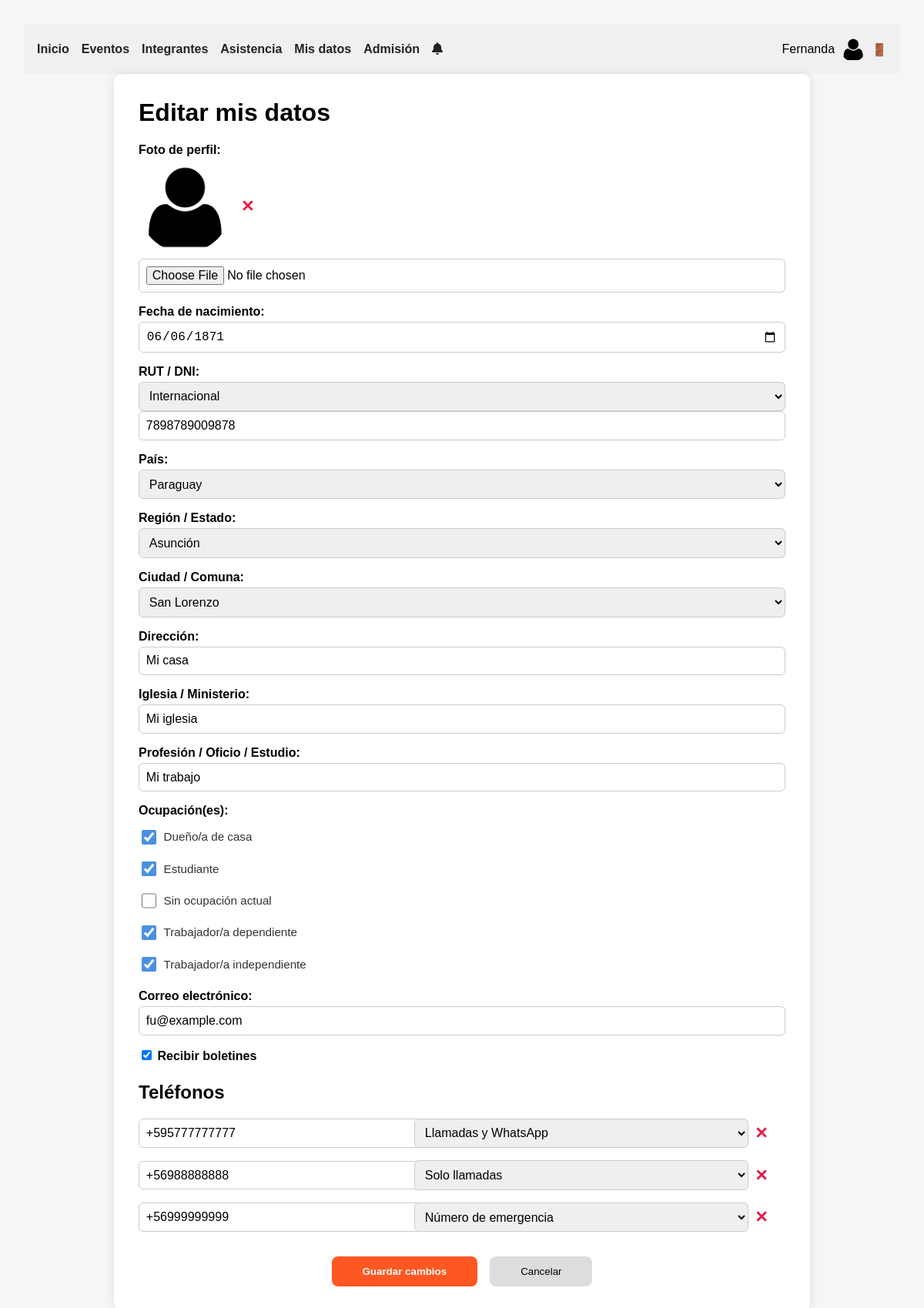
Screenshot of /editar_mis_datos.php (signed in) with the database file from the repository.
### tables this page shows
CREATE TABLE `usuarios` (
  `id_usuario` int(11) NOT NULL,
  `nombres` varchar(60) NOT NULL,
  `apellido_paterno` varchar(30) NOT NULL,
  `apellido_materno` varchar(30) DEFAULT NULL,
  `foto_perfil` varchar(255) DEFAULT NULL,
  `fecha_nacimiento` date DEFAULT NULL,
  `rut_dni` varchar(13) NOT NULL,
  `id_pais` int(11) NOT NULL,
  `id_region_estado` int(11) DEFAULT NULL,
  `id_ciudad_comuna` int(11) DEFAULT NULL,
  `direccion` varchar(255) DEFAULT NULL,
  `iglesia_ministerio` varchar(255) DEFAULT NULL,
  `profesion_oficio_estudio` varchar(255) DEFAULT NULL,
  `password` varchar(255) DEFAULT NULL,
  `fecha_registro` date NOT NULL,
  `ultima_actualizacion` timestamp NULL DEFAULT NULL
);

CREATE TABLE `paises` (
  `id_pais` int(11) NOT NULL,
  `nombre_pais` varchar(100) NOT NULL
);

CREATE TABLE `region_estado` (
  `id_region_estado` int(11) NOT NULL,
  `nombre_region_estado` varchar(100) NOT NULL,
  `id_pais` int(11) DEFAULT NULL
);

CREATE TABLE `ciudad_comuna` (
  `id_ciudad_comuna` int(11) NOT NULL,
  `nombre_ciudad_comuna` varchar(100) NOT NULL,
  `id_region_estado` int(11) DEFAULT NULL
);

CREATE TABLE `ocupaciones` (
  `id_ocupacion` int(11) NOT NULL,
  `nombre` varchar(50) NOT NULL
);

CREATE TABLE `correos_electronicos` (
  `correo_electronico` varchar(320) NOT NULL,
  `id_usuario` int(11) NOT NULL,
  `boletin` tinyint(1) DEFAULT 1,
  `verified` tinyint(1) NOT NULL DEFAULT 0,
  `verify_token` varchar(64) DEFAULT NULL,
  `token_expires` datetime DEFAULT NULL
);

CREATE TABLE `telefonos` (
  `id_usuario` int(11) NOT NULL,
  `telefono` varchar(16) NOT NULL,
  `es_principal` tinyint(1) DEFAULT NULL,
  `id_descripcion_telefono` int(11) DEFAULT NULL
);

CREATE TABLE `descripcion_telefonos` (
  `id_descripcion_telefono` int(11) NOT NULL,
  `nombre_descripcion_telefono` varchar(50) DEFAULT NULL
);

### editar_mis_datos.php (the view, shortened to what this page needs)
<?php
require 'conexion.php';
$id_usuario = $_SESSION['id_usuario'];
$stmt = $pdo->prepare("
  SELECT nombres, foto_perfil
    FROM usuarios
   WHERE id_usuario = :id
");
$stmt->execute(['id' => $id_usuario]);
$navUser = $stmt->fetch(PDO::FETCH_ASSOC);
$stmt = $pdo->prepare("SELECT * FROM usuarios WHERE id_usuario = :id");
$stmt->execute(['id' => $id_usuario]);
$user = $stmt->fetch(PDO::FETCH_ASSOC);
$descList = $pdo->query("
  SELECT id_descripcion_telefono AS clave, nombre_descripcion_telefono AS nombre
    FROM descripcion_telefonos
   ORDER BY nombre_descripcion_telefono
")->fetchAll(PDO::FETCH_ASSOC);
$telRows = $pdo->prepare("
  SELECT telefono, id_descripcion_telefono AS tipo_telefono
    FROM telefonos
   WHERE id_usuario = :id
   ORDER BY es_principal DESC
   LIMIT 3
");
$telRows->execute(['id' => $id_usuario]);
$telefonos = $telRows->fetchAll(PDO::FETCH_ASSOC);
$stmt = $pdo->prepare("
  SELECT correo_electronico AS correo, boletin
    FROM correos_electronicos
   WHERE id_usuario = :id
   LIMIT 1
");
$stmt->execute(['id' => $id_usuario]);
$emailData = $stmt->fetch(PDO::FETCH_ASSOC);
$ocupList = $pdo->query("
  SELECT id_ocupacion, nombre
    FROM ocupaciones
")->fetchAll(PDO::FETCH_ASSOC);
$stmt = $pdo->prepare("
  SELECT id_ocupacion
    FROM usuarios_ocupaciones
   WHERE id_usuario = :id
");
$stmt->execute(['id' => $id_usuario]);
$userOcupIds = array_column($stmt->fetchAll(PDO::FETCH_ASSOC), 'id_ocupacion');
$paises = $pdo->query("
  SELECT id_pais, nombre_pais
    FROM paises
")->fetchAll(PDO::FETCH_ASSOC);
$regionesStmt = $pdo->prepare("
  SELECT id_region_estado, nombre_region_estado
    FROM region_estado
   WHERE id_pais = :p
");
$regionesStmt->execute(['p' => $user['id_pais']]);
$regionList = $regionesStmt->fetchAll(PDO::FETCH_ASSOC);
$ciudadesStmt = $pdo->prepare("
  SELECT id_ciudad_comuna, nombre_ciudad_comuna
    FROM ciudad_comuna
   WHERE id_region_estado = :r
");
$ciudadesStmt->execute(['r' => $user['id_region_estado']]);
$ciudadList = $ciudadesStmt->fetchAll(PDO::FETCH_ASSOC);
$defaultVersion = filemtime(__DIR__ . '/uploads/fotos/default.png');
?>
<!DOCTYPE html>
<html lang="es">
<head>
  <link rel="stylesheet" href="styles/main.css">
  <link rel="stylesheet"
        href="https://cdnjs.cloudflare.com/ajax/libs/font-awesome/6.4.0/css/all.min.css">
  <link rel="stylesheet"
        href="https://cdnjs.cloudflare.com/ajax/libs/intl-tel-input/17.0.8/css/intlTelInput.min.css">
</head>
<body>
  <nav>
    <div class="menu">
      <a href="home.php">Inicio</a>
      <a href="eventos.php">Eventos</a>
      <a href="integrantes.php">Integrantes</a>
      <a href="asistencia.php">Asistencia</a>
      <a href="ver_mis_datos.php">Mis datos</a>
      <a href="admision.php">Admisión</a>
      <a href="#"><i class="fas fa-bell"></i></a>
    </div>
    <div class="perfil">
      <span id="nombre-usuario"><?=htmlspecialchars($navUser['nombres'])?></span>
      <img id="foto-perfil-nav"
          src="<?=htmlspecialchars($navUser['foto_perfil']?:'uploads/fotos/default.png')?>?v=<?= $defaultVersion ?>"
          alt="Foto de <?=htmlspecialchars($navUser['nombres'])?>">
      <a href="#" id="logout" title="Cerrar sesión">🚪</a>
    </div>
  </nav>
  <div class="container">
    <h1>Editar mis datos</h1>
    <form id="form-editar" novalidate enctype="multipart/form-data">
      <div class="grupo">
        <label>Foto de perfil:</label>
        <div class="foto-wrapper">
          <img id="foto_perfil"
              src="<?=htmlspecialchars($user['foto_perfil'] ?: 'uploads/fotos/default.png')?>?v=<?= $defaultVersion ?>"
              alt="Foto de perfil">
          <span id="eliminar_foto" class="delete-btn" title="Eliminar">✕</span>
        </div>
        <input type="file" id="nueva_foto" name="foto" accept="image/*">
      </div>
      <div class="grupo">
        <label for="fecha_nacimiento">Fecha de nacimiento:</label>
        <input type="date" id="fecha_nacimiento" name="fecha_nacimiento"
              max="<?= date('Y-m-d') ?>"
              value="<?= htmlspecialchars($user['fecha_nacimiento']) ?>">
      </div>
      <div class="grupo">
        <label for="rut_dni">RUT / DNI:</label>
        <select id="tipo_doc" name="tipo_doc">
          <option value="int" <?= $user['id_pais']!=1?'selected':'' ?>>Internacional</option>
        </select>
        <input type="text" id="rut_dni" name="rut_dni"
              value="<?= htmlspecialchars($user['rut_dni']) ?>"
              placeholder="Solo números">
      </div>
      <div class="grupo">
        <label for="pais">País:</label>
        <select id="pais" name="id_pais">
          <?php foreach($paises as $p): ?>
            <option value="<?= $p['id_pais']?>"
              <?= $p['id_pais']==$user['id_pais']?'selected':''?>>
              <?= htmlspecialchars($p['nombre_pais'])?>
            </option>
          <?php endforeach; ?>
        </select>
      </div>
      <div class="grupo">
        <label for="region">Región / Estado:</label>
        <select id="region" name="id_region_estado">
          <?php foreach($regionList as $r): ?>
            <option value="<?= $r['id_region_estado']?>"
              <?= $r['id_region_estado']==$user['id_region_estado']?'selected':''?>>
              <?= htmlspecialchars($r['nombre_region_estado'])?>
            </option>
          <?php endforeach; ?>
        </select>
      </div>
      <div class="grupo">
        <label for="ciudad">Ciudad / Comuna:</label>
        <select id="ciudad" name="id_ciudad_comuna">
          <?php foreach($ciudadList as $c): ?>
            <option value="<?= $c['id_ciudad_comuna']?>"
              <?= $c['id_ciudad_comuna']==$user['id_ciudad_comuna']?'selected':''?>>
              <?= htmlspecialchars($c['nombre_ciudad_comuna'])?>
            </option>
          <?php endforeach; ?>
        </select>
      </div>
      <div class="grupo">
        <label for="direccion">Dirección:</label>
        <input type="text" id="direccion" name="direccion"
              value="<?= htmlspecialchars($user['direccion']) ?>">
      </div>
      <div class="grupo">
        <label for="iglesia">Iglesia / Ministerio:</label>
        <input type="text" id="iglesia" name="iglesia_ministerio"
              value="<?= htmlspecialchars($user['iglesia_ministerio']) ?>">
      </div>
      <div class="grupo">
        <label for="profesion">Profesión / Oficio / Estudio:</label>
        <input type="text" id="profesion" name="profesion_oficio_estudio"
              value="<?= htmlspecialchars($user['profesion_oficio_estudio']) ?>">
      </div>
      <div class="grupo">
        <label>Ocupación(es):</label>
        <div id="ocupaciones-wrapper" class="ocups">
          <?php foreach($ocupList as $o): ?>
            <label>
              <input type="checkbox" name="id_ocupacion[]"
                    value="<?= $o['id_ocupacion'] ?>"
                <?= in_array($o['id_ocupacion'],$userOcupIds)?'checked':''?>>
              <span><?= htmlspecialchars($o['nombre']) ?></span>
            </label>
          <?php endforeach; ?>
        </div>
      </div>
      <div class="grupo">
        <label for="correo">Correo electrónico:</label>
        <input type="email" id="correo" name="correo"
              value="<?= htmlspecialchars($emailData['correo'] ?? '') ?>">
      </div>
      <div class="grupo">
        <label>
          <input type="checkbox" id="boletin" name="boletin"
            <?= !empty($emailData['boletin']) ? 'checked' : '' ?>>
          Recibir boletines
        </label>
      </div>
      <h2>Teléfonos</h2>
      <?php for($i=0; $i<3; $i++):
        $tel = $telefonos[$i]['telefono'] ?? '';
        $tp  = $telefonos[$i]['tipo_telefono'] ?? '';
      ?>
        <div class="grupo tel-row">
          <input
            type="tel"
            id="telefono_<?=($i+1)?>"
            name="telefono_<?=($i+1)?>"
            value="<?= htmlspecialchars($tel)?>"
            placeholder="Teléfono <?= $i?($i+1).'':'1 (principal)'?>"
          >
          <select
            id="tipo_telefono_<?=($i+1)?>"
            name="tipo_telefono_<?=($i+1)?>"
          >
            <?php foreach($descList as $d): ?>
              <option
                value="<?= $d['clave']?>"
                <?= $d['clave']==$tp?'selected':''?>
              >
                <?= htmlspecialchars($d['nombre'])?>
              </option>
            <?php endforeach; ?>
          </select>
          <span class="delete-btn delete-telefono" data-indice="<?=($i+1)?>">✕</span>
        </div>
      <?php endfor; ?>
      <div class="botones">
        <button type="submit" class="btn-primario">Guardar cambios</button>
        <a href="ver_mis_datos.php">
          <button type="button" class="btn-secundario">Cancelar</button>
        </a>
      </div>
    </form>
  </div>
</body>
</html>

### styles/main.css (style rules this page uses)
:root { --color-fondo: #fcf4ef; --color-header: #333; --color-texto: #fff; --color-enlace: #FF5733; --color-enlace-hover: #FF4500; --color-boton: #4CAF50; --color-boton-hover: #45a049; --color-titulo: #FF5733; --color-subtitulo: #FF4500; }
body { font-family: Arial, sans-serif; margin: 0; padding: 0; }

### editar_mis_datos.php (style rules this page uses)
nav { background:#f0f0f0;padding:1rem;display:flex;justify-content:space-between;align-items:center;flex-wrap:wrap }
nav .menu { display:flex;gap:1rem;flex-wrap:wrap }
nav a { text-decoration:none;color:#222;font-weight:bold }
.perfil { display:flex;align-items:center;gap:.5rem }
.perfil img { width:32px;height:32px;border-radius:50%;object-fit:cover }
body { font-family:sans-serif;margin:0;background:#f6f6f6;padding:2rem }
.container { max-width:840px;margin:auto;background:#fff;padding:2rem;border-radius:10px;box-shadow:0 0 12px rgba(0,0,0,.1) }
h1 { margin-top:0 }
.grupo { display:flex;flex-direction:column;margin-bottom:1rem }
.grupo label { font-weight:bold;margin-bottom:.25rem }
.grupo input,.grupo select { padding:.55rem;border:1px solid #ccc;border-radius:6px;font-size:1rem }
.foto-wrapper { display:flex;align-items:center;gap:.8rem;margin-bottom:.5rem }
.foto-wrapper img { width:120px;height:120px;border-radius:50%;object-fit:cover }
.delete-btn { cursor:pointer;color:#e11d48;font-weight:bold;font-size:1.3rem }
.ocups { display:grid;grid-template-columns:repeat(auto-fill,minmax(220px,1fr));gap:.3rem .8rem;margin-top:.3rem }
.ocups label { font-weight:normal;display:flex;align-items:center;gap:.4rem }
.tel-row { display:grid;grid-template-columns:350px 1fr 40px;gap:.5rem;align-items:center }
.tel-row input { width:100% }
.botones { display:flex;justify-content:center;gap:1rem;margin-top:2rem }
.btn-primario { background:#ff5722;color:#fff;border:none;padding:.75rem 2.5rem;font-weight:bold;border-radius:8px;cursor:pointer }
.btn-secundario { background:#ddd;border:none;padding:.75rem 2.5rem;border-radius:8px;cursor:pointer }
.ocups { display: flex; flex-direction: column; gap: 0.75rem; margin-top: 0.5rem; }
.ocups label { width: 100%; }
.ocups label input[type="checkbox"] { accent-color: #4a90e2; width: 1.2em; height: 1.2em; margin-top: 0.2em; }
.ocups label span { flex-grow: 1; line-height: 1.3; font-size: 0.95rem; color: #333; }

### rows the page displays
usuarios: nombres "Fernanda", fecha_nacimiento "06/06/1871", tipo_doc "Internacional", rut_dni "7898789009878", id_pais "Paraguay", id_region_estado "Asunción", id_ciudad_comuna "San Lorenzo", direccion "Mi casa", iglesia_ministerio "Mi iglesia", profesion_oficio_estudio "Mi trabajo"
ocupaciones: id_ocupacion "☑", nombre "Dueño/a de casa"
ocupaciones: id_ocupacion "☑", nombre "Estudiante"
ocupaciones: nombre "Sin ocupación actual"
ocupaciones: id_ocupacion "☑", nombre "Trabajador/a dependiente"
ocupaciones: id_ocupacion "☑", nombre "Trabajador/a independiente"
correos_electronicos: correo "fu@example.com", boletin "☑"
telefonos: telefono "+595777777777", id_descripcion_telefono.nombre_descripcion_telefono "Llamadas y WhatsApp"
telefonos: telefono "+56988888888", id_descripcion_telefono.nombre_descripcion_telefono "Solo llamadas"
telefonos: telefono "+56999999999", id_descripcion_telefono.nombre_descripcion_telefono "Número de emergencia"
